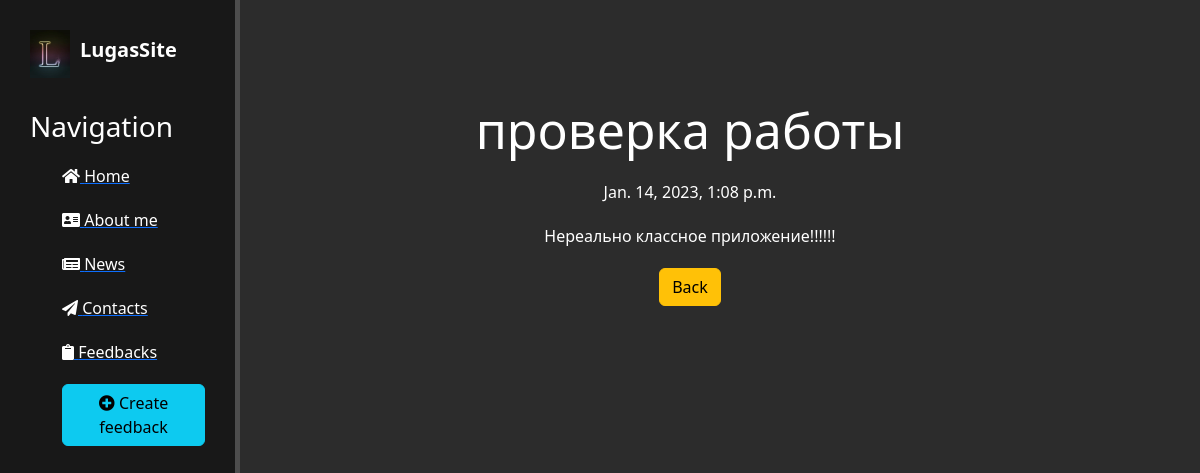
Page /news/1 on the earlier database version.
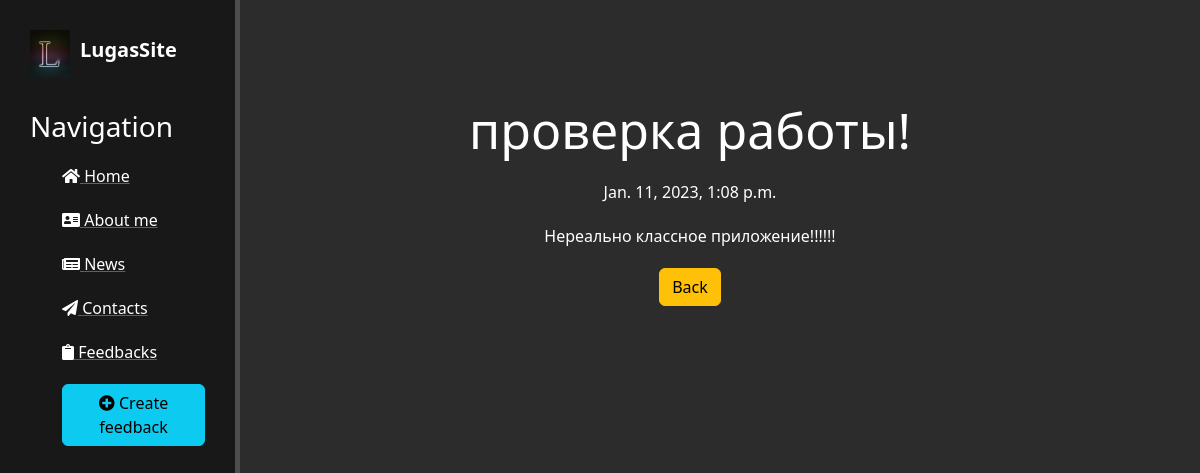
Same page on the later database version.
### news/models.py (models this page shows, shortened)
class Articles(models.Model):
    title = models.CharField('Title', max_length=50)
    anons = models.CharField('Anons', max_length=250)
    content = models.TextField('Content')
    date = models.DateTimeField('Date of publication')
    class Meta:
        verbose_name = 'News'
        verbose_name_plural = "News"

### news/views.py (the view)
class NewsDetailView(DetailView):
    model = Articles
    template_name = 'news/details_view.html'
    context_object_name = 'article'

### news/templates/news/details_view.html (shortened to what this page needs)
{% extends 'main/layout.html' %}
{% block content %}
    <div class="features">
        <h1>{{ article.title }}</h1>
        <p>{{ article.date }}</p>
        <p>{{ article.content }}</p>
        <a href="{% url 'news_home' %}" class="btn btn-warning">Back</a>
    </div>
{% endblock %}

Differences in the rows shown:
changed Articles "Нереально классное приложение!!!!!!": title "проверка работы" → "проверка работы!"; date "Jan. 14, 2023, 1:08 p.m." → "Jan. 11, 2023, 1:08 p.m."
